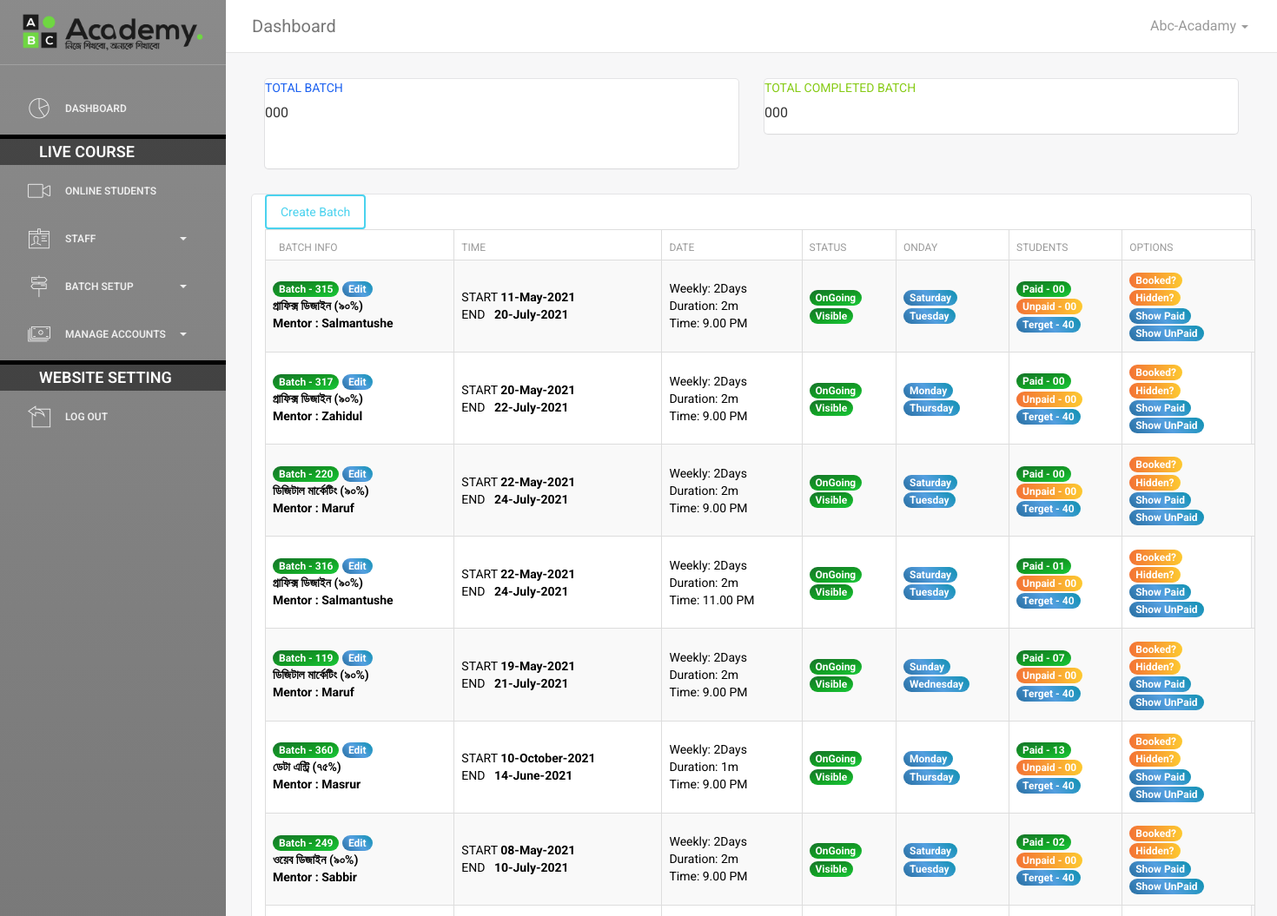
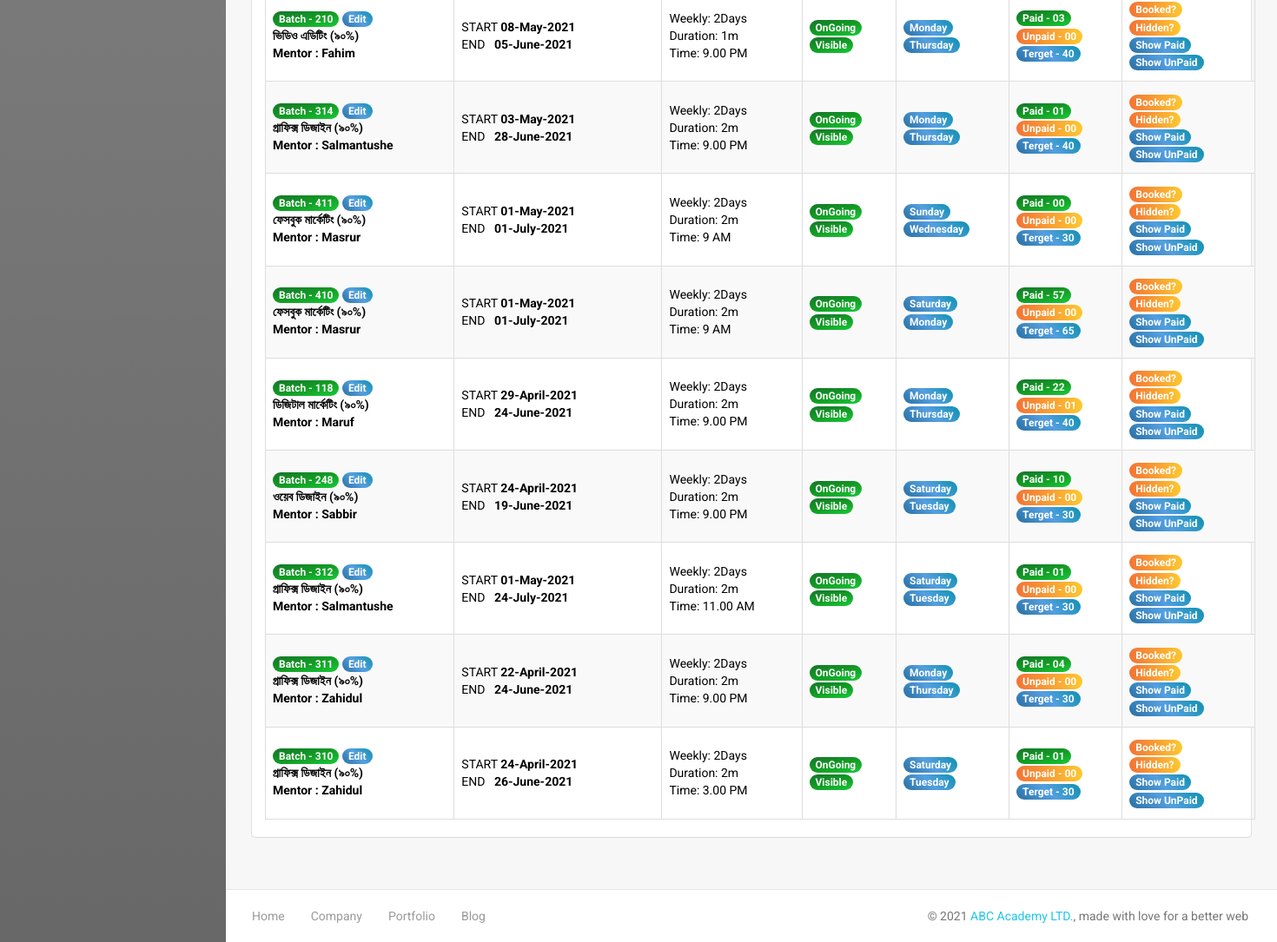
Screenshot of /online-academy/admin/manage-batch.php (signed in) with the database file from the repository (2 pictures, top to bottom).
### tables this page shows
CREATE TABLE `staff` (
  `stf_user_id` int(11) NOT NULL,
  `stf_id` varchar(20) NOT NULL,
  `stf_name` text DEFAULT NULL,
  `stf_pass` text DEFAULT NULL,
  `stf_type` int(11) DEFAULT NULL,
  `stf_phone` text DEFAULT NULL,
  `stf_email` text DEFAULT NULL,
  `stf_sex` int(11) DEFAULT NULL,
  `stf_joining_date` text DEFAULT NULL,
  `stf_facebook` text DEFAULT NULL,
  `stf_desiganation` text DEFAULT NULL,
  `stf_online_offline` int(11) NOT NULL,
  `stf_address` text DEFAULT NULL,
  `stf_notes` text DEFAULT NULL,
  `stf_discription` varchar(500) DEFAULT NULL,
  `stf_photo` text DEFAULT NULL
);

CREATE TABLE `batchs` (
  `b_id` int(11) NOT NULL,
  `b_name` text DEFAULT NULL,
  `b_couse` int(11) DEFAULT NULL,
  `b_creation_date` text DEFAULT NULL,
  `b_day` text DEFAULT NULL,
  `b_month` text DEFAULT NULL,
  `b_year` text DEFAULT NULL,
  `b_class_on_week` int(11) DEFAULT NULL,
  `bc_duration` text DEFAULT NULL,
  `b_end_day` varchar(11) DEFAULT NULL,
  `b_end_month` varchar(11) DEFAULT NULL,
  `b_end_year` varchar(11) DEFAULT NULL,
  `b_class_time` varchar(11) DEFAULT NULL,
  `b_class_time_ampm` varchar(11) DEFAULT NULL,
  `b_mentor` varchar(11) DEFAULT NULL,
  `b_on_day_saturday` varchar(11) DEFAULT NULL,
  `b_on_day_sunday` varchar(11) DEFAULT NULL,
  `b_on_day_tuesday` varchar(11) DEFAULT NULL,
  `b_on_day_wednesday` varchar(11) DEFAULT NULL,
  `b_on_day_thursday` varchar(11) DEFAULT NULL,
  `b_on_day_friday` varchar(11) DEFAULT NULL,
  `b_on_day_monday` varchar(11) DEFAULT NULL,
  `b_terget` int(11) DEFAULT NULL,
  `b_visibility` int(11) DEFAULT NULL,
  `b_status` int(11) DEFAULT NULL
);

CREATE TABLE `online_courses` (
  `oc_id` int(11) NOT NULL,
  `oc_name` text DEFAULT NULL,
  `oc_name_short` text DEFAULT NULL,
  `oc_short_discription` varchar(200) DEFAULT NULL,
  `oc_duration` text DEFAULT NULL,
  `oc_orginal_fee` int(11) DEFAULT NULL,
  `oc_discunt_fee` int(11) DEFAULT NULL,
  `oc_discunt_percent` text DEFAULT NULL,
  `oc_date` text DEFAULT NULL,
  `oc_status` int(11) DEFAULT NULL,
  `oc_visibility` int(11) DEFAULT NULL
);

### online-academy/connection.inc.php (called while the page is built, shortened)
<?php
$servername = "localhost";
$username = "abcacademy_usr";
$password = "=*QD@v8!+,Ln";
$dbname = "abcacademy_abcdb";
$con = mysqli_connect($servername, $username, $password, $dbname);
$con->set_charset('utf8');
$np2con = $con;
$site_link = 'https://www.abcacademy.net';
	 if(isset($_SESSION['abca_sa_signed_in']) AND $_SESSION['abca_sa_signed_in'] == true)
	{
	$queryv = mysqli_query($con,"SELECT * FROM staff  inner join
	desiganation
	on
	staff.stf_desiganation = desiganation.d_id where stf_id = '{$_SESSION['abca_sa_user_id']}'");
	while ($rowc = mysqli_fetch_array($queryv)) {
	$di_stf_name = $rowc['stf_name'];
	}
	}
				function batch_students_count($batch_number,$course_id,$cmd){
			global $np2con;
			if($cmd == 'paid'){
			$queryc = mysqli_query($np2con,"SELECT st_id FROM online_students where st_batch_number = '".$batch_number."' AND st_course_name = '".$course_id."' AND st_payment_status = '1'");
			$cnt = mysqli_num_rows($queryc);
			return sprintf('%02d', $cnt);
			}
			if($cmd == 'unpaid'){
			$querycc = mysqli_query($np2con,"SELECT st_id FROM online_students where st_batch_number = '".$batch_number."'  AND st_course_name = '".$course_id."' AND st_payment_status = '0'");
			$cntc = mysqli_num_rows($querycc);
			return sprintf('%02d', $cntc);
			}
		}
?>

### online-academy/admin/manage-batch.php (the view, shortened to what this page needs)
<?php include('header.php');
    	$page = (int) (!isset($_GET["page"]) ? 1 : $_GET["page"]);
    	$limit = 20;
    	$startpoint = ($page * $limit) - $limit;
?>
        <div class="content">
            <div class="container-fluid">
<div class="card-block">
                                                 <div class="row">
                        <div class="col-xl-3 col-md-6 mb-4">
                            <div class="card border-left-primary shadow h-100 py-2">
                                <div class="card-body">
                                    <div class="row no-gutters align-items-center">
                                        <div class="col mr-2">
                                            <div class="text-xs font-weight-bold text-primary text-uppercase mb-1">
                                                Total Batch</div>
                                            <div class="h5 mb-0 font-weight-bold text-gray-800">000</div>
                                        </div>
                                        <div class="col-auto">
                                            <i class="fas fa-calendar fa-2x text-gray-300"></i>
                                        </div>
                                    </div>
                                </div>
                            </div>
                        </div>
                        <div class="col-xl-3 col-md-6 mb-4">
                            <div class="card border-left-success shadow h-100 py-2">
                                <div class="card-body">
                                    <div class="row no-gutters align-items-center">
                                        <div class="col mr-2">
                                            <div class="text-xs font-weight-bold text-success text-uppercase mb-1">
                                              Total Completed Batch</div>
                                            <div class="h5 mb-0 font-weight-bold text-gray-800">000</div>
                                        </div>
                                    </div>
                                </div>
                            </div>
                        </div>
                    </div>
												   </div>
		<div class="row">
                   <div class="col-12">
                        <div class="card">
                 <div class="card-body">
	    <div class="container">
	 <div class="row" style="color:black;">
	 <div class="col-12 mx-auto">
		  <a href="<?php echo $site_link; ?>/admin/create-batch.php" class="btn btn-info">Create Batch</a>
		 </div>
	  <div class="col-12">
          <div data-example-id="hoverable-table" class="bs-example">
		  <table class="table table-bordered   table-striped">
		  <thead class="thead-dark">
		  <tr>
		  <th>Batch Info</th>
		  <th>Time</th>
		  <th>Date </th>
		  <th>Status</th>
		  <th>Onday</th>
		  <th>Students</th>
		  <th>Options</th></tr> </thead>
		  <tbody>
		<?php
		   $query = mysqli_query($np2con,"SELECT * FROM batchs Inner Join online_courses on batchs.b_couse = online_courses.oc_id  order by b_id DESC LIMIT {$startpoint}, {$limit}");
while ($row = mysqli_fetch_array($query)) {
	echo '<tr>
		  <th scope="row">
		  <span class="badge p-1 badge-success bg_green">Batch - '.$row ['b_name'].'</span>
		  <a target="_blank" href="edit-batchs.php?batch='.$row ['b_id'].'&course='.$row ['oc_id'].'"><span class="badge p-1 badge-info bg_lime">Edit</span></a><br>
		  '.$row ['oc_name'].'<br>
		  Mentor : '.$row ['b_mentor'].'</th>
		  <td>
		  START <b>'.$row ['b_day'].'-'.date("F", mktime(0, 0, 0, $row ['b_month'], 10)).'-'.$row ['b_year'].'</b><br>
		  END&nbsp;&nbsp; <b>'.$row ['b_end_day'].'-'.date("F", mktime(0, 0, 0, $row ['b_end_month'], 10)).'-'.$row ['b_end_year'].'</b>
		  </td>
			<td>
			Weekly: '.$row ['b_class_on_week'].'Days<br>
			Duration: '.$row ['bc_duration'].'<br>
			Time: '.$row ['b_class_time'].' '.$row ['b_class_time_ampm'].'<br>
			</td>
		  ';
		  echo'<td>';
		  if($row ['b_status']== '1'){
			echo '<span class="badge p-1 badge-success bg_green">OnGoing</span>';
		  }else {echo '<span class="badge p-1 badge-danger bg_pending">Booked</span>';}
			echo '<br>';
			if($row ['b_visibility']== '1'){
			echo '<span class="badge p-1 badge-success bg_green">Visible</span>';
		  }else {echo '<span class="badge p-1 badge-danger bg_pending">Hidden</span>';}
		  echo'</td>';
		 echo '<td>';
		  if($row ['b_on_day_saturday'] == '1'){echo '<span class="badge p-1 badge-info bg_lime">Saturday</span><br>';}
		  if($row ['b_on_day_sunday'] == '1'){echo '<span class="badge p-1 badge-info bg_lime">Sunday</span><br>';}
		  if($row ['b_on_day_monday'] == '1'){echo '<span class="badge p-1 badge-info bg_lime">Monday</span><br>';}
		  if($row ['b_on_day_tuesday'] == '1'){echo '<span class="badge p-1 badge-info bg_lime">Tuesday</span><br>';}
		  if($row ['b_on_day_wednesday'] == '1'){echo '<span class="badge p-1 badge-info bg_lime">Wednesday</span><br>';}
		  if($row ['b_on_day_thursday'] == '1'){echo '<span class="badge p-1 badge-info bg_lime">Thursday</span><br>';}
		  echo'</td>';
			 echo '<td>
			 <span class="badge p-1 badge-success bg_green">Paid - '.batch_students_count($row ['b_name'],$row ['oc_id'],'paid').'</span><br>
			 <span class="badge p-1 badge-danger bg_pending">Unpaid - '.batch_students_count($row ['b_name'],$row ['oc_id'],'unpaid').'</span><br>
			 <span class="badge p-1 badge-info bg_lime">Terget - '.$row ['b_terget'].'</span><br>
			 </td>';
			  echo'<td>';
		  if($row ['b_status']== '0'){
			  echo '<a href="'.$site_link.'/admin/manage-batch.php?cmd=OnGoing&cid='.$row ['b_id'].'" class="badge p-1 badge-success bg_green" >OnGoing?</a><br> ';}
		  else{echo '<a href="'.$site_link.'/admin/manage-batch.php?cmd=Booked&cid='.$row ['b_id'].'" class="badge p-1 badge-danger bg_pending" >Booked?</a> <br>';}
		  if($row ['b_visibility']== '0'){
			  echo '<a href="'.$site_link.'/admin/manage-batch.php?cmd=Visible&cid='.$row ['b_id'].'" class="badge p-1 badge-info bg_lime">Visible?</a><br>';}
		  else{echo '<a href="'.$site_link.'/admin/manage-batch.php?cmd=Hidden&cid='.$row ['b_id'].'" class="badge p-1 badge-danger bg_pending" >Hidden?</a><br>';}
		  echo '
<a  href="'.$site_link.'/admin/show-batch-students.php?batch='.$row ['b_name'].'&course='.$row ['oc_id'].'&cmd=paid" class="badge p-1 badge-info bg_lime" >Show Paid</a><br>
<a  href="'.$site_link.'/admin/show-batch-students.php?batch='.$row ['b_name'].'&course='.$row ['oc_id'].'&cmd=unpaid" class="badge p-1 badge-info bg_lime" >Show UnPaid</a><br>
</td>
		  </tr> ';
}
		  ?>
		  </tbody> </table> </div></div>
	 </div>
               </div>
	  </div>
               </div>
               </div>
             </div>
		</div>
        </div>
<?php include('footer.php') ?>

### online-academy/admin/header.php (shortened to what this page needs)
<?php
require '../connection.inc.php';
?>
<!doctype html>
<html lang="en">
<head>
    <link href="assets/css/bootstrap.min.css" rel="stylesheet" />
    <link href="custom.css" rel="stylesheet" />
    <link href="assets/css/animate.min.css" rel="stylesheet"/>
    <link href="assets/css/light-bootstrap-dashboard.css?v=1.4.0" rel="stylesheet"/>
    <link href="assets/css/demo.css" rel="stylesheet" />
    <link href="http://maxcdn.bootstrapcdn.com/font-awesome/4.2.0/css/font-awesome.min.css" rel="stylesheet">
    <link href="assets/css/pe-icon-7-stroke.css" rel="stylesheet" />
</head>
<body>
<div class="wrapper">
   <?php include('sidebar.php')?>
    <div class="main-panel">
        <nav class="navbar navbar-default navbar-fixed">
            <div class="container-fluid">
                <div class="navbar-header">
                    <a class="navbar-brand" href="#">Dashboard</a>
                </div>
                <div class="collapse navbar-collapse">
                    <ul class="nav navbar-nav navbar-right">
                        <li class="dropdown">
                              <a href="#" class="dropdown-toggle" data-toggle="dropdown">
                                    <p>
										<?php echo $di_stf_name ?>
										<b class="caret"></b>
									</p>
                              </a>
                        </li>
                    </ul>
                </div>
            </div>
        </nav>

### online-academy/admin/custom.css (style rules this page uses)
.bg_green { background-color: #1ac93a; background-image: linear-gradient(346deg, #1ac93a 0%, #129e24 46%, #16752a 100%); }
.bg_pending { background: #FDC830; background: -webkit-linear-gradient(to right, #F37335, #FDC830); background: linear-gradient(to right, #F37335, #FDC830); }
.bg_lime { background-color: #0e91b1; background-image: linear-gradient(225deg, #0e91b1 0%, #549fe0 50%, #286fa2 100%); ground-image: linear-gradient(225deg, #3cdaff 0%, #297bc5 50%, #0a5c96 100%); }

### rows the page displays
staff: stf_name "Abc-Acadamy"
batchs: b_name "315", online_courses.oc_name "গ্রাফিক্স ডিজাইন (৯০%)", b_mentor "Salmantushe", b_day "11", b_month "May", b_year "2021", b_end_day "20", b_end_month "July", b_end_year "2021", b_class_on_week "2", bc_duration "2m", b_class_time "9.00", b_class_time_ampm "PM", b_status "OnGoing", b_visibility "Visible", b_on_day_saturday "Saturday", b_on_day_tuesday "Tuesday", oc_id "00", b_terget "40"
batchs: b_name "317", online_courses.oc_name "গ্রাফিক্স ডিজাইন (৯০%)", b_mentor "Zahidul", b_day "20", b_month "May", b_year "2021", b_end_day "22", b_end_month "July", b_end_year "2021", b_class_on_week "2", bc_duration "2m", b_class_time "9.00", b_class_time_ampm "PM", b_status "OnGoing", b_visibility "Visible", b_on_day_monday "Monday", b_on_day_thursday "Thursday", oc_id "00", b_terget "40"
batchs: b_name "220", online_courses.oc_name "ডিজিটাল মার্কেটিং (৯০%)", b_mentor "Maruf", b_day "22", b_month "May", b_year "2021", b_end_day "24", b_end_month "July", b_end_year "2021", b_class_on_week "2", bc_duration "2m", b_class_time "9.00", b_class_time_ampm "PM", b_status "OnGoing", b_visibility "Visible", b_on_day_saturday "Saturday", b_on_day_tuesday "Tuesday", oc_id "00", b_terget "40"
batchs: b_name "316", online_courses.oc_name "গ্রাফিক্স ডিজাইন (৯০%)", b_mentor "Salmantushe", b_day "22", b_month "May", b_year "2021", b_end_day "24", b_end_month "July", b_end_year "2021", b_class_on_week "2", bc_duration "2m", b_class_time "11.00", b_class_time_ampm "PM", b_status "OnGoing", b_visibility "Visible", b_on_day_saturday "Saturday", b_on_day_tuesday "Tuesday", oc_id "01", oc_id "00", b_terget "40"
batchs: b_name "119", online_courses.oc_name "ডিজিটাল মার্কেটিং (৯০%)", b_mentor "Maruf", b_day "19", b_month "May", b_year "2021", b_end_day "21", b_end_month "July", b_end_year "2021", b_class_on_week "2", bc_duration "2m", b_class_time "9.00", b_class_time_ampm "PM", b_status "OnGoing", b_visibility "Visible", b_on_day_sunday "Sunday", b_on_day_wednesday "Wednesday", oc_id "07", oc_id "00", b_terget "40"
batchs: b_name "360", online_courses.oc_name "ডেটা এন্ট্রি (৭৫%)", b_mentor "Masrur", b_day "10", b_month "October", b_year "2021", b_end_day "14", b_end_month "June", b_end_year "2021", b_class_on_week "2", bc_duration "1m", b_class_time "9.00", b_class_time_ampm "PM", b_status "OnGoing", b_visibility "Visible", b_on_day_monday "Monday", b_on_day_thursday "Thursday", oc_id "13", oc_id "00", b_terget "40"
batchs: b_name "249", online_courses.oc_name "ওয়েব ডিজাইন (৯০%)", b_mentor "Sabbir", b_day "08", b_month "May", b_year "2021", b_end_day "10", b_end_month "July", b_end_year "2021", b_class_on_week "2", bc_duration "2m", b_class_time "9.00", b_class_time_ampm "PM", b_status "OnGoing", b_visibility "Visible", b_on_day_saturday "Saturday", b_on_day_tuesday "Tuesday", oc_id "02", oc_id "00", b_terget "40"
batchs: b_name "210", online_courses.oc_name "ভিডিও এডিটিং (৯০%)", b_mentor "Fahim", b_day "08", b_month "May", b_year "2021", b_end_day "05", b_end_month "June", b_end_year "2021", b_class_on_week "2", bc_duration "1m", b_class_time "9.00", b_class_time_ampm "PM", b_status "OnGoing", b_visibility "Visible", b_on_day_monday "Monday", b_on_day_thursday "Thursday", oc_id "03", oc_id "00", b_terget "40"
batchs: b_name "314", online_courses.oc_name "গ্রাফিক্স ডিজাইন (৯০%)", b_mentor "Salmantushe", b_day "03", b_month "May", b_year "2021", b_end_day "28", b_end_month "June", b_end_year "2021", b_class_on_week "2", bc_duration "2m", b_class_time "9.00", b_class_time_ampm "PM", b_status "OnGoing", b_visibility "Visible", b_on_day_monday "Monday", b_on_day_thursday "Thursday", oc_id "01", oc_id "00", b_terget "40"
batchs: b_name "411", online_courses.oc_name "ফেসবুক মার্কেটিং (৯০%)", b_mentor "Masrur", b_day "01", b_month "May", b_year "2021", b_end_day "01", b_end_month "July", b_end_year "2021", b_class_on_week "2", bc_duration "2m", b_class_time "9", b_class_time_ampm "AM", b_status "OnGoing", b_visibility "Visible", b_on_day_sunday "Sunday", b_on_day_wednesday "Wednesday", oc_id "00", b_terget "30"
batchs: b_name "410", online_courses.oc_name "ফেসবুক মার্কেটিং (৯০%)", b_mentor "Masrur", b_day "01", b_month "May", b_year "2021", b_end_day "01", b_end_month "July", b_end_year "2021", b_class_on_week "2", bc_duration "2m", b_class_time "9", b_class_time_ampm "AM", b_status "OnGoing", b_visibility "Visible", b_on_day_saturday "Saturday", b_on_day_monday "Monday", oc_id "57", oc_id "00", b_terget "65"
batchs: b_name "118", online_courses.oc_name "ডিজিটাল মার্কেটিং (৯০%)", b_mentor "Maruf", b_day "29", b_month "April", b_year "2021", b_end_day "24", b_end_month "June", b_end_year "2021", b_class_on_week "2", bc_duration "2m", b_class_time "9.00", b_class_time_ampm "PM", b_status "OnGoing", b_visibility "Visible", b_on_day_monday "Monday", b_on_day_thursday "Thursday", oc_id "22", oc_id "01", b_terget "40"
batchs: b_name "248", online_courses.oc_name "ওয়েব ডিজাইন (৯০%)", b_mentor "Sabbir", b_day "24", b_month "April", b_year "2021", b_end_day "19", b_end_month "June", b_end_year "2021", b_class_on_week "2", bc_duration "2m", b_class_time "9.00", b_class_time_ampm "PM", b_status "OnGoing", b_visibility "Visible", b_on_day_saturday "Saturday", b_on_day_tuesday "Tuesday", oc_id "10", oc_id "00", b_terget "30"
batchs: b_name "312", online_courses.oc_name "গ্রাফিক্স ডিজাইন (৯০%)", b_mentor "Salmantushe", b_day "01", b_month "May", b_year "2021", b_end_day "24", b_end_month "July", b_end_year "2021", b_class_on_week "2", bc_duration "2m", b_class_time "11.00", b_class_time_ampm "AM", b_status "OnGoing", b_visibility "Visible", b_on_day_saturday "Saturday", b_on_day_tuesday "Tuesday", oc_id "01", oc_id "00", b_terget "30"
batchs: b_name "311", online_courses.oc_name "গ্রাফিক্স ডিজাইন (৯০%)", b_mentor "Zahidul", b_day "22", b_month "April", b_year "2021", b_end_day "24", b_end_month "June", b_end_year "2021", b_class_on_week "2", bc_duration "2m", b_class_time "9.00", b_class_time_ampm "PM", b_status "OnGoing", b_visibility "Visible", b_on_day_monday "Monday", b_on_day_thursday "Thursday", oc_id "04", oc_id "00", b_terget "30"
batchs: b_name "310", online_courses.oc_name "গ্রাফিক্স ডিজাইন (৯০%)", b_mentor "Zahidul", b_day "24", b_month "April", b_year "2021", b_end_day "26", b_end_month "June", b_end_year "2021", b_class_on_week "2", bc_duration "2m", b_class_time "3.00", b_class_time_ampm "PM", b_status "OnGoing", b_visibility "Visible", b_on_day_saturday "Saturday", b_on_day_tuesday "Tuesday", oc_id "01", oc_id "00", b_terget "30"
